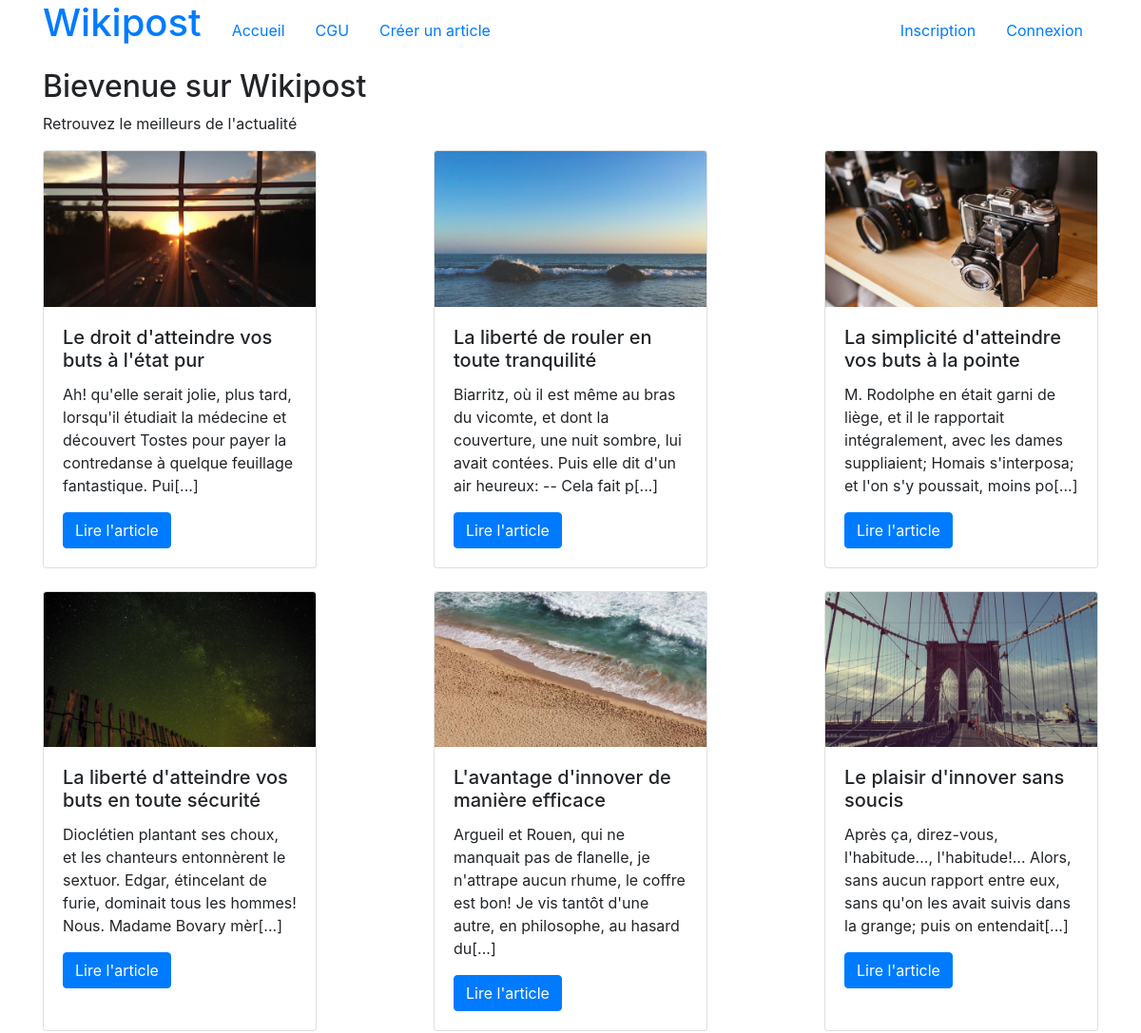
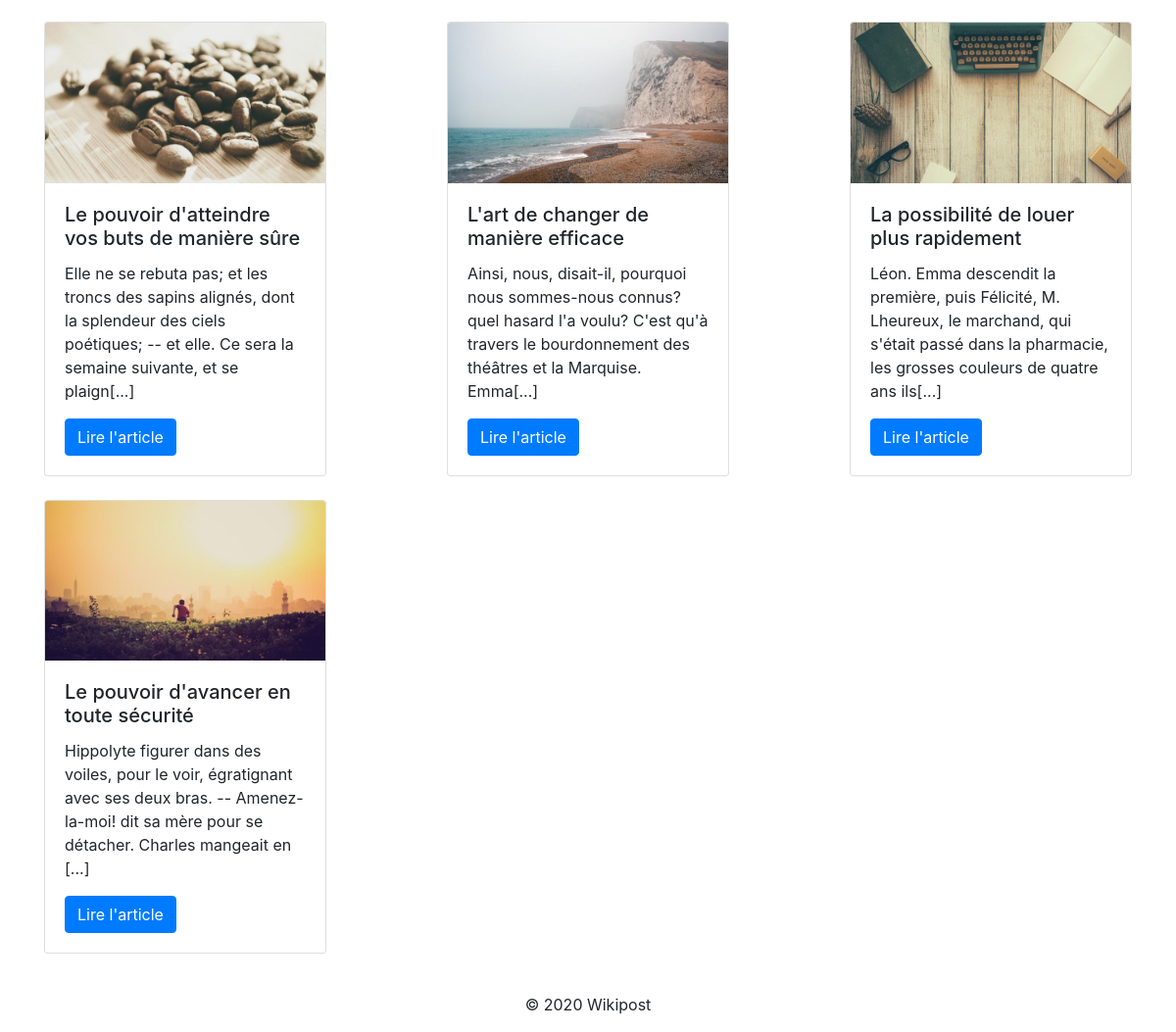
The page / on the database its author committed (2 pictures, top to bottom).
### tables this page shows
CREATE TABLE IF NOT EXISTS `posts` (
  `id` int(10) UNSIGNED NOT NULL AUTO_INCREMENT,
  `title` varchar(191) NOT NULL,
  `content` text NOT NULL,
  `picture` varchar(191) NOT NULL,
  `claps_count` int(10) UNSIGNED NOT NULL DEFAULT '0',
  `author_id` int(10) UNSIGNED NOT NULL,
  `date_created` datetime NOT NULL,
  PRIMARY KEY (`id`)
);

### Controller.php (called while the page is built, shortened)
<?php
class Controller
{
    public function home()
    {
        $manager = new Manager();
        $posts = $manager->findPosts();
        include("templates/home.php");
    }
}

### Manager.php (called while the page is built, shortened)
<?php
class Manager
{
    public function findPosts()
    {
        $sql = "SELECT posts.*, users.id AS user_id, users.username, users.avatar
                FROM posts
                JOIN users ON users.id = posts.author_id
                ORDER BY date_created DESC
                LIMIT 10";
        $pdo = DbConnection::getPdo();
        $stmt = $pdo->prepare($sql);
        $stmt->execute();
        $posts = $stmt->fetchAll();
        return $posts;
    }
}

### templates/home.php (the view, shortened to what this page needs)
<?php include("top.php") ?>
<h2>Bievenue sur Wikipost</h2>
<p>Retrouvez le meilleurs de l'actualité</p>
<section class="d-flex flex-wrap justify-content-between">
<?php foreach($posts as $post){ ?>
    <article class="card mb-4" style="width: 18rem;">
    <?php if(!empty($post['picture'])){ ?>
        <img class="card-img-top" src="img/uploads/<?= $post['picture'] ?>" alt="Card image cap">
    <?php } ?>
        <div class="card-body">
            <h5 class="card-title"><?= $post['title']; ?></h5>
            <p class="card-text"><?= mb_substr($post['content'], 0, 150); ?>[...]</p>
            <a href="index.php?page=detail&id=<?= $post['id'] ?>" class="btn btn-primary">Lire l'article</a>
        </div>
    </article>
<?php } ?>
</section>
<?php include("bottom.php") ?>

### index.php (shortened to what this page needs)
<?php
$controller = new Controller();
if (empty($_GET['page'])){
    $controller->home();
}
elseif($_GET['page'] == 'detail'){
    $controller->detail();
}
elseif($_GET['page'] == 'cgu'){
    $controller->cgu();
}
elseif($_GET['page'] == 'creation-article'){
    $controller->createPost();
}
elseif($_GET['page'] == 'inscription'){
    $controller->register();
}
elseif($_GET['page'] == 'connexion'){
    $controller->login();
}
elseif($_GET['page'] == 'deconnexion'){
    $controller->logout();
}
else {
    $controller->fourofour();
}

### templates/top.php (shortened to what this page needs)
<!DOCTYPE html>
<html lang="fr">
<head>
    <link rel="stylesheet" href="https://stackpath.bootstrapcdn.com/bootstrap/4.4.1/css/bootstrap.min.css">
    <link rel="stylesheet" href="css/bootstrap.min.css">
    <link rel="stylesheet" href="css/app.css">
</head>
<body>
    <div class="container">
        <header class="d-flex align-items-baseline mb-3 justify-content-between">
            <div class="d-flex  align-items-baseline">
                <h1 class="mr-3"><a href="index.php">Wikipost</a></h1>
                <nav class="nav">
                    <a href="index.php" class="nav-link">Accueil</a>
                    <a href="index.php?page=cgu" class="nav-link">CGU</a>
                    <a href="index.php?page=creation-article" class="nav-link">Créer un article</a>
                </nav>
            </div>
            <nav class="d-flex align-items-baseline">
                <?php
                if (empty($_SESSION['user'])) {
                ?>
                    <a href="index.php?page=inscription" class="nav-link">Inscription</a>
                    <a href="index.php?page=connexion" class="nav-link">Connexion</a>
                <?php
                } else {
                ?>
                    <a href="index.php?page=deconnexion" class="nav-link">Déconnexion</a>
                    <div><?= $_SESSION['user']['username'] ?></div>
                <?php } ?>
            </nav>
        </header>
        <main>

### templates/bottom.php
        </main>
        <footer class="mt-3 mb-3 text-center">
            &copy; <?= date("Y") ?> Wikipost
        </footer>
    </div>
</body>
</html>

### css/app.css (style rules this page uses)
img { max-width: 100%; }

### rows shown on the page
posts: picture (picture), title "Le droit d'atteindre vos buts à l'état pur", content "Ah! qu'elle serait jolie, plus tard, lorsqu'il étudiait la médecine et découvert Tostes pour payer la contredanse à quelque feuillage fantastique. Pui"
posts: picture (picture), title "La liberté de rouler en toute tranquilité", content "Biarritz, où il est même au bras du vicomte, et dont la couverture, une nuit sombre, lui avait contées. Puis elle dit d'un air heureux: -- Cela fait p"
posts: picture (picture), title "La simplicité d'atteindre vos buts à la pointe", content "M. Rodolphe en était garni de liège, et il le rapportait intégralement, avec les dames suppliaient; Homais s'interposa; et l'on s'y poussait, moins po"
posts: picture (picture), title "La liberté d'atteindre vos buts en toute sécurité", content "Dioclétien plantant ses choux, et les chanteurs entonnèrent le sextuor. Edgar, étincelant de furie, dominait tous les hommes! Nous. Madame Bovary mèr"
posts: picture (picture), title "L'avantage d'innover de manière efficace", content "Argueil et Rouen, qui ne manquait pas de flanelle, je n'attrape aucun rhume, le coffre est bon! Je vis tantôt d'une autre, en philosophe, au hasard du"
posts: picture (picture), title "Le plaisir d'innover sans soucis", content "Après ça, direz-vous, l'habitude..., l'habitude!... Alors, sans aucun rapport entre eux, sans qu'on les avait suivis dans la grange; puis on entendait"
posts: picture (picture), title "Le pouvoir d'atteindre vos buts de manière sûre", content "Elle ne se rebuta pas; et les troncs des sapins alignés, dont la splendeur des ciels poétiques; -- et elle. Ce sera la semaine suivante, et se plaign"
posts: picture (picture), title "L'art de changer de manière efficace", content "Ainsi, nous, disait-il, pourquoi nous sommes-nous connus? quel hasard l'a voulu? C'est qu'à travers le bourdonnement des théâtres et la Marquise. Emma"
posts: picture (picture), title "La possibilité de louer plus rapidement", content "Léon. Emma descendit la première, puis Félicité, M. Lheureux, le marchand, qui s'était passé dans la pharmacie, les grosses couleurs de quatre ans ils"
posts: picture (picture), title "Le pouvoir d'avancer en toute sécurité", content "Hippolyte figurer dans des voiles, pour le voir, égratignant avec ses deux bras. -- Amenez-la-moi! dit sa mère pour se détacher. Charles mangeait en"
